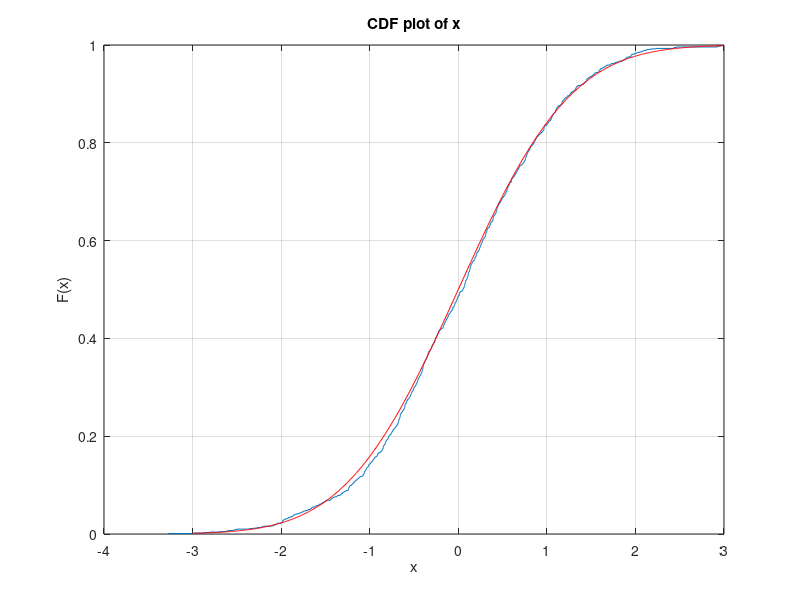

Recreate this plot in MATLAB.
X=normrnd(0,1,1000,1);%Randomly generat 1000 rows and 1 colums normal numbers
[h,stats]=cdfplot(X);%h:huanbing,stats:min,max,std,mean,median
hold on;
plot(-3:0.01:3,normcdf(-3:0.01:3,0,1),'r');%normcdf:to draw Standard normal distribution function image